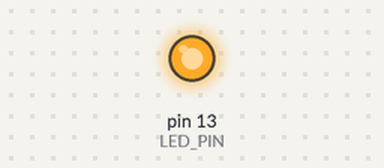
This sketch was run on a simulated Arduino Uno, built with avr-gcc and run on an emulated ATmega328P. Parts: output pins drawn as LEDs (lit = HIGH).

Above: at 1.0 s.
At 3.0 s:
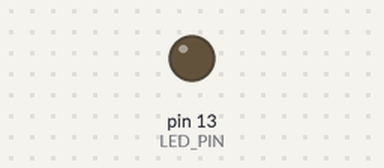
Timing chart, 0 to 5.2 s (numbered marks = the images above):
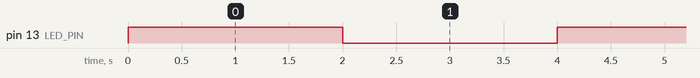

The sketch:

code.ino
```cpp
const byte LED_PIN = 13;
const byte METER_PIN = A4;

void setup()
{
  pinMode(LED_PIN, OUTPUT);
  pinMode(METER_PIN, INPUT);
  Serial.begin(9600);
  startTimer();
}

void loop()
{
}

void startTimer()
{
  // Setting up Timer1 for interrupt-based blinking
  noInterrupts();
  TCCR1A = 0; // Clearing Timer1 control registers
  TCCR1B = 0;
  TCNT1 = 0; // Initializing counter value
  OCR1A = 31249; // Setting compare match value for 2-second interval
  TCCR1B |= (1 << WGM12); // Enabling CTC mode
  TCCR1B |= (1 << CS12) | (1 << CS10); // Setting prescaler to 1024
  TIMSK1 |= (1 << OCIE1A); // Enabling Timer1 compare match interrupt
  interrupts();
}

ISR(TIMER1_COMPA_vect)
{
  digitalWrite(LED_PIN, digitalRead(LED_PIN) ^ 1); // Toggle LED state
}
```

Measured:
- by itself, pin 13 (LED_PIN): alternates HIGH for 2.0 s and LOW for 2.0 s
